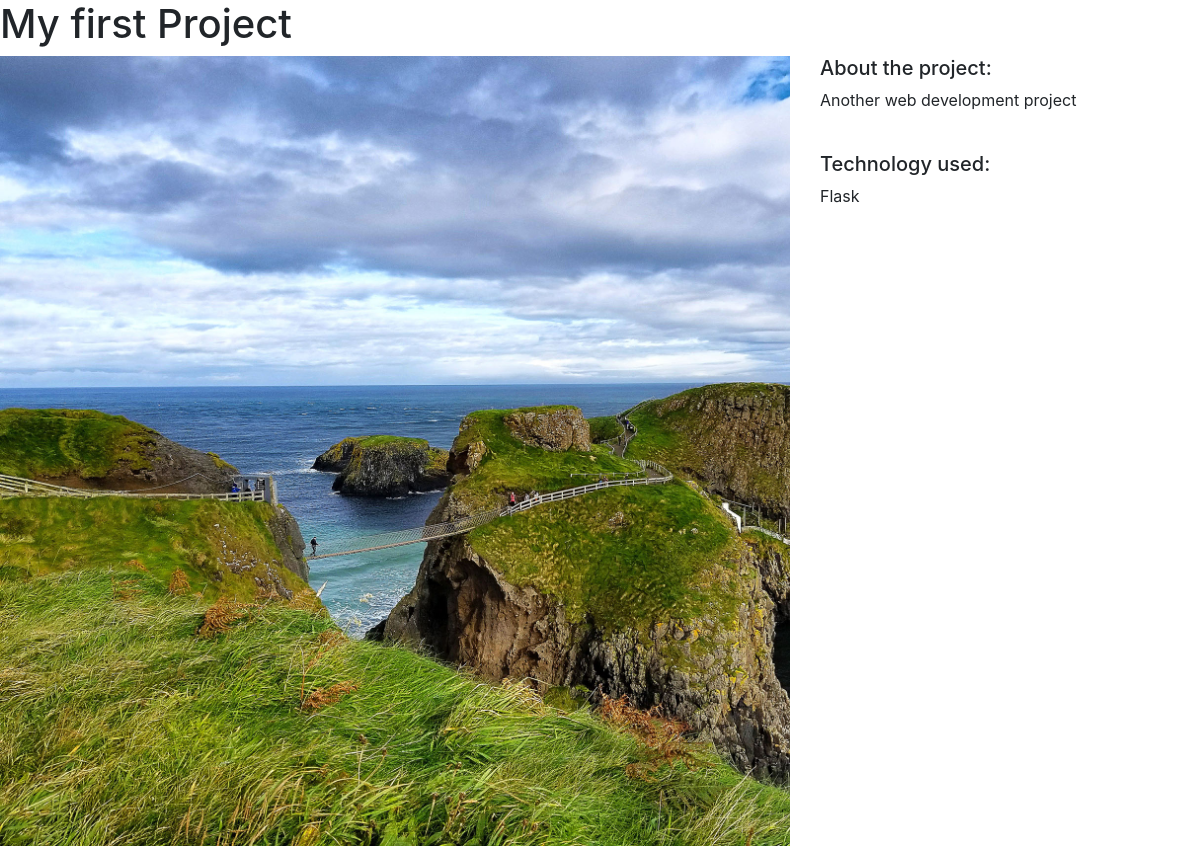
The app's page /projects/2/ with its own data.
### projectapp/models.py (models this page shows)
class Project(models.Model):
    title = models.CharField(max_length=100)
    desc = models.TextField()
    tech = models.CharField(max_length=20)
    img = models.FilePathField(path="/img")

### projectapp/views.py (the view)
# urls.py: path('projects/<int:pk>/', views.project_detail, name='project_detail'),
def project_detail(request, pk):
    project = Project.objects.get(pk=pk)
    context = {
        'project' : project
    }
    return render(request, 'project_detail.html', context)

### projectapp/templates/project_detail.html
{% extends "base.html" %}
{% load static %}
{% block page_content %}
<h1>{{ project.title }}</h1>
<div class="row">
    <div class="col-md-8">
        <img src="{% static project.img %}" alt="" width="100%">
    </div>
    <div class="col-md-4">
        <h5>About the project:</h5>
        <p>{{ project.desc }}</p>
        <br>
        <h5>Technology used:</h5>
        <p>{{ project.tech }}</p>
    </div>
</div>
{% endblock %}

### records on screen
Project: title "My first Project", img (picture), desc "Another web development project", tech "Flask"
